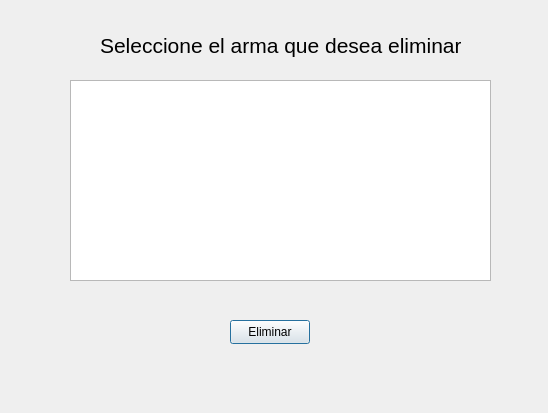
<?xml version="1.0" encoding="UTF-8"?>
<ui version="4.0">
 <class>confirmarEliminacion</class>
 <widget class="QDialog" name="confirmarEliminacion">
  <property name="geometry">
   <rect>
    <x>0</x>
    <y>0</y>
    <width>548</width>
    <height>413</height>
   </rect>
  </property>
  <property name="windowTitle">
   <string>Eliminar arma</string>
  </property>
  <widget class="QLabel" name="label">
   <property name="geometry">
    <rect>
     <x>100</x>
     <y>10</y>
     <width>361</width>
     <height>71</height>
    </rect>
   </property>
   <property name="font">
    <font>
     <pointsize>16</pointsize>
    </font>
   </property>
   <property name="text">
    <string>Seleccione el arma que desea eliminar</string>
   </property>
  </widget>
  <widget class="QListWidget" name="listWidgetArmas">
   <property name="geometry">
    <rect>
     <x>70</x>
     <y>80</y>
     <width>421</width>
     <height>201</height>
    </rect>
   </property>
   <property name="font">
    <font>
     <pointsize>10</pointsize>
    </font>
   </property>
  </widget>
  <widget class="QPushButton" name="buttonConfElim">
   <property name="geometry">
    <rect>
     <x>230</x>
     <y>320</y>
     <width>80</width>
     <height>24</height>
    </rect>
   </property>
   <property name="text">
    <string>Eliminar</string>
   </property>
  </widget>
 </widget>
 <resources/>
 <connections/>
</ui>
